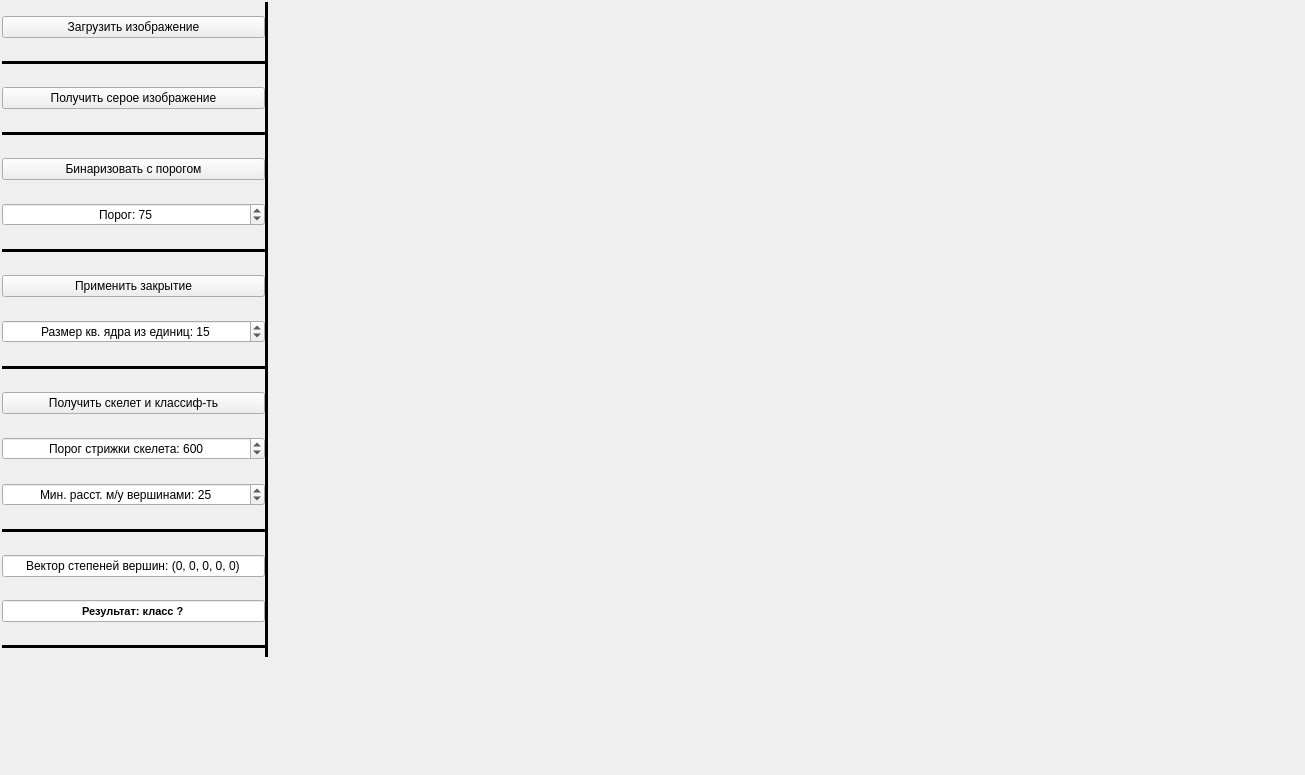
<?xml version="1.0" encoding="UTF-8"?>
<ui version="4.0">
 <class>MainWindow</class>
 <widget class="QMainWindow" name="MainWindow">
  <property name="geometry">
   <rect>
    <x>0</x>
    <y>0</y>
    <width>1305</width>
    <height>775</height>
   </rect>
  </property>
  <property name="windowTitle">
   <string>Скелеты</string>
  </property>
  <widget class="QWidget" name="centralwidget">
   <widget class="QWidget" name="verticalLayoutWidget">
    <property name="geometry">
     <rect>
      <x>0</x>
      <y>0</y>
      <width>265</width>
      <height>681</height>
     </rect>
    </property>
    <layout class="QVBoxLayout" name="verticalLayout">
     <property name="spacing">
      <number>7</number>
     </property>
     <property name="sizeConstraint">
      <enum>QLayout::SetDefaultConstraint</enum>
     </property>
     <property name="leftMargin">
      <number>2</number>
     </property>
     <property name="topMargin">
      <number>0</number>
     </property>
     <item>
      <widget class="QPushButton" name="load_btn">
       <property name="text">
        <string>Загрузить изображение</string>
       </property>
      </widget>
     </item>
     <item>
      <widget class="Line" name="line0">
       <property name="frameShadow">
        <enum>QFrame::Plain</enum>
       </property>
       <property name="lineWidth">
        <number>3</number>
       </property>
       <property name="orientation">
        <enum>Qt::Horizontal</enum>
       </property>
      </widget>
     </item>
     <item>
      <widget class="QPushButton" name="get_gray_btn">
       <property name="text">
        <string>Получить серое изображение</string>
       </property>
      </widget>
     </item>
     <item>
      <widget class="Line" name="line1">
       <property name="frameShadow">
        <enum>QFrame::Plain</enum>
       </property>
       <property name="lineWidth">
        <number>3</number>
       </property>
       <property name="orientation">
        <enum>Qt::Horizontal</enum>
       </property>
      </widget>
     </item>
     <item>
      <widget class="QPushButton" name="bin_thresh_btn">
       <property name="text">
        <string>Бинаризовать с порогом</string>
       </property>
      </widget>
     </item>
     <item>
      <widget class="QSpinBox" name="bin_thresh_spin">
       <property name="alignment">
        <set>Qt::AlignCenter</set>
       </property>
       <property name="specialValueText">
        <string/>
       </property>
       <property name="prefix">
        <string>Порог: </string>
       </property>
       <property name="maximum">
        <number>255</number>
       </property>
       <property name="value">
        <number>75</number>
       </property>
      </widget>
     </item>
     <item>
      <widget class="Line" name="line3">
       <property name="frameShadow">
        <enum>QFrame::Plain</enum>
       </property>
       <property name="lineWidth">
        <number>3</number>
       </property>
       <property name="orientation">
        <enum>Qt::Horizontal</enum>
       </property>
      </widget>
     </item>
     <item>
      <widget class="QPushButton" name="closing_btn">
       <property name="text">
        <string>Применить закрытие</string>
       </property>
      </widget>
     </item>
     <item>
      <widget class="QSpinBox" name="morph_ex_kernel_size_spin">
       <property name="alignment">
        <set>Qt::AlignCenter</set>
       </property>
       <property name="prefix">
        <string>Размер кв. ядра из единиц: </string>
       </property>
       <property name="minimum">
        <number>1</number>
       </property>
       <property name="maximum">
        <number>50</number>
       </property>
       <property name="value">
        <number>15</number>
       </property>
      </widget>
     </item>
     <item>
      <widget class="Line" name="line4">
       <property name="frameShadow">
        <enum>QFrame::Plain</enum>
       </property>
       <property name="lineWidth">
        <number>3</number>
       </property>
       <property name="orientation">
        <enum>Qt::Horizontal</enum>
       </property>
      </widget>
     </item>
     <item>
      <widget class="QPushButton" name="get_skel_and_clf_btn">
       <property name="text">
        <string>Получить скелет и классиф-ть</string>
       </property>
      </widget>
     </item>
     <item>
      <widget class="QSpinBox" name="skel_pruning_spin">
       <property name="alignment">
        <set>Qt::AlignCenter</set>
       </property>
       <property name="prefix">
        <string>Порог стрижки скелета: </string>
       </property>
       <property name="minimum">
        <number>0</number>
       </property>
       <property name="maximum">
        <number>2000</number>
       </property>
       <property name="value">
        <number>600</number>
       </property>
      </widget>
     </item>
     <item>
      <widget class="QSpinBox" name="skel_min_dist_spin">
       <property name="alignment">
        <set>Qt::AlignCenter</set>
       </property>
       <property name="prefix">
        <string>Мин. расст. м/у вершинами: </string>
       </property>
       <property name="maximum">
        <number>200</number>
       </property>
       <property name="value">
        <number>25</number>
       </property>
      </widget>
     </item>
     <item>
      <widget class="Line" name="line5">
       <property name="frameShadow">
        <enum>QFrame::Plain</enum>
       </property>
       <property name="lineWidth">
        <number>3</number>
       </property>
       <property name="orientation">
        <enum>Qt::Horizontal</enum>
       </property>
      </widget>
     </item>
     <item>
      <widget class="QLineEdit" name="degree_vec_line_edit">
       <property name="text">
        <string>Вектор степеней вершин: (0, 0, 0, 0, 0)</string>
       </property>
       <property name="alignment">
        <set>Qt::AlignCenter</set>
       </property>
      </widget>
     </item>
     <item>
      <widget class="QLineEdit" name="res_line_edit">
       <property name="font">
        <font>
         <pointsize>8</pointsize>
         <weight>75</weight>
         <bold>true</bold>
        </font>
       </property>
       <property name="text">
        <string>Результат: класс ?</string>
       </property>
       <property name="alignment">
        <set>Qt::AlignCenter</set>
       </property>
      </widget>
     </item>
     <item>
      <widget class="Line" name="h_line_user_input">
       <property name="frameShadow">
        <enum>QFrame::Plain</enum>
       </property>
       <property name="lineWidth">
        <number>3</number>
       </property>
       <property name="midLineWidth">
        <number>0</number>
       </property>
       <property name="orientation">
        <enum>Qt::Horizontal</enum>
       </property>
      </widget>
     </item>
    </layout>
   </widget>
   <widget class="Line" name="v_line_user_input">
    <property name="geometry">
     <rect>
      <x>256</x>
      <y>2</y>
      <width>20</width>
      <height>655</height>
     </rect>
    </property>
    <property name="frameShadow">
     <enum>QFrame::Plain</enum>
    </property>
    <property name="lineWidth">
     <number>3</number>
    </property>
    <property name="orientation">
     <enum>Qt::Vertical</enum>
    </property>
   </widget>
   <widget class="QLabel" name="image_label">
    <property name="geometry">
     <rect>
      <x>272</x>
      <y>2</y>
      <width>1024</width>
      <height>768</height>
     </rect>
    </property>
    <property name="text">
     <string/>
    </property>
    <property name="pixmap">
     <pixmap>pictures/3.jpg</pixmap>
    </property>
    <property name="scaledContents">
     <bool>true</bool>
    </property>
   </widget>
  </widget>
 </widget>
 <resources/>
 <connections/>
</ui>
